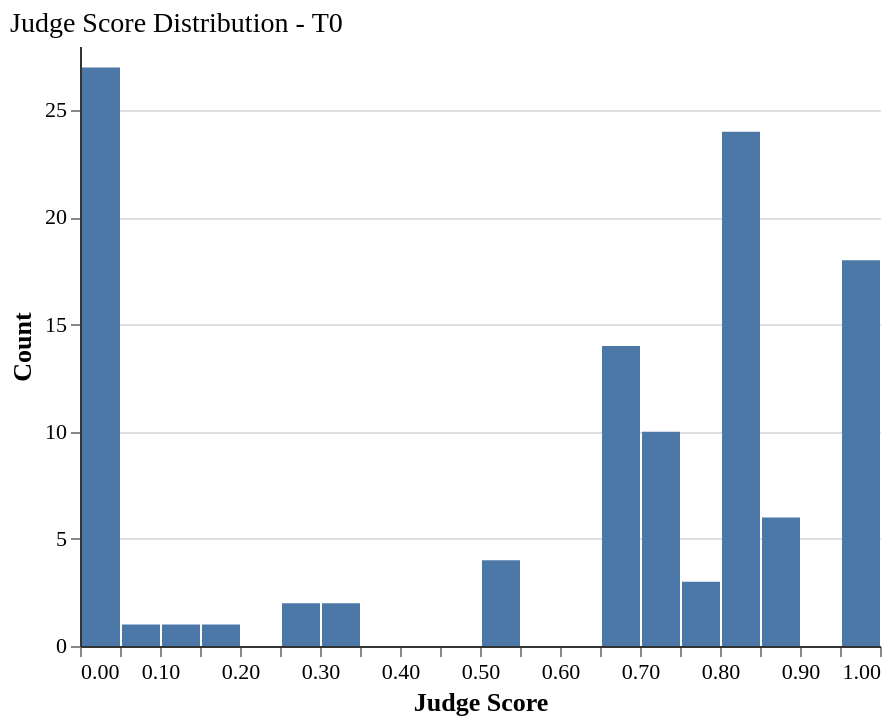

Specify this chart in Vega-Lite:
### Vega-Lite specification from a JSON file in a GitHub repository (floating-point values rounded to 4 significant figures)
{"config": {"font": "serif", "axis": {"labelFontSize": 11, "titleFontSize": 13, "gridColor": "#e0e0e0", "domainColor": "#333333"}, "legend": {"labelFontSize": 11, "titleFontSize": 12}, "title": {"fontSize": 14, "anchor": "start", "fontWeight": "normal"}, "view": {"stroke": null, "continuousWidth": 400, "continuousHeight": 300}, "mark": {"tooltip": true}}, "data": {"name": "data-956211d0942747915b490b90f7a5db3e"}, "mark": {"type": "bar"}, "encoding": {"x": {"bin": {"step": 0.05}, "field": "judge_score", "title": "Judge Score", "type": "quantitative"}, "y": {"aggregate": "count", "title": "Count", "type": "quantitative"}}, "height": 300, "title": "Judge Score Distribution - T0", "width": 400, "$schema": "https://vega.github.io/schema/vega-lite/v6.1.0.json", "datasets": {"data-956211d0942747915b490b90f7a5db3e": [{"tier": "T0", "judge_score": 0.89}, {"tier": "T0", "judge_score": 0.0}, {"tier": "T0", "judge_score": 0.828}, {"tier": "T0", "judge_score": 0.0}, {"tier": "T0", "judge_score": 1.0}, {"tier": "T0", "judge_score": 0.89}, {"tier": "T0", "judge_score": 0.83}, {"tier": "T0", "judge_score": 0.82}, {"tier": "T0", "judge_score": 0.0}, {"tier": "T0", "judge_score": 0.0}, {"tier": "T0", "judge_score": 0.0}, {"tier": "T0", "judge_score": 0.72}, {"tier": "T0", "judge_score": 0.0}, {"tier": "T0", "judge_score": 0.27}, {"tier": "T0", "judge_score": 0.0}, {"tier": "T0", "judge_score": 0.25}, {"tier": "T0", "judge_score": 0.77}, {"tier": "T0", "judge_score": 0.0}, {"tier": "T0", "judge_score": 0.0}, {"tier": "T0", "judge_score": 0.0}, {"tier": "T0", "judge_score": 0.0}, {"tier": "T0", "judge_score": 0.0}, {"tier": "T0", "judge_score": 0.0}, {"tier": "T0", "judge_score": 1.0}, {"tier": "T0", "judge_score": 0.0}, {"tier": "T0", "judge_score": 0.83}, {"tier": "T0", "judge_score": 1.0}, {"tier": "T0", "judge_score": 0.67}, {"tier": "T0", "judge_score": 0.0}, {"tier": "T0", "judge_score": 0.0}, {"tier": "T0", "judge_score": 0.0}, {"tier": "T0", "judge_score": 0.0}, {"tier": "T0", "judge_score": 0.33}, {"tier": "T0", "judge_score": 1.0}, {"tier": "T0", "judge_score": 0.0}, {"tier": "T0", "judge_score": 0.0}, {"tier": "T0", "judge_score": 0.67}, {"tier": "T0", "judge_score": 0.67}, {"tier": "T0", "judge_score": 0.833}, {"tier": "T0", "judge_score": 0.67}, {"tier": "T0", "judge_score": 0.83}, {"tier": "T0", "judge_score": 0.0}, {"tier": "T0", "judge_score": 0.83}, {"tier": "T0", "judge_score": 1.0}, {"tier": "T0", "judge_score": 0.833}, {"tier": "T0", "judge_score": 0.67}, {"tier": "T0", "judge_score": 0.67}, {"tier": "T0", "judge_score": 0.0}, {"tier": "T0", "judge_score": 0.67}, {"tier": "T0", "judge_score": 0.89}, {"tier": "T0", "judge_score": 0.67}, {"tier": "T0", "judge_score": 0.67}, {"tier": "T0", "judge_score": 1.0}, {"tier": "T0", "judge_score": 1.0}, {"tier": "T0", "judge_score": 0.83}, {"tier": "T0", "judge_score": 1.0}, {"tier": "T0", "judge_score": 0.833}, {"tier": "T0", "judge_score": 0.83}, {"tier": "T0", "judge_score": 1.0}, {"tier": "T0", "judge_score": 0.67}, {"tier": "T0", "judge_score": 0.83}, {"tier": "T0", "judge_score": 0.67}, {"tier": "T0", "judge_score": 0.33}, {"tier": "T0", "judge_score": 0.67}, {"tier": "T0", "judge_score": 0.83}, {"tier": "T0", "judge_score": 1.0}, {"tier": "T0", "judge_score": 0.83}, {"tier": "T0", "judge_score": 0.0}, {"tier": "T0", "judge_score": 1.0}, {"tier": "T0", "judge_score": 0.89}, {"tier": "T0", "judge_score": 0.67}, {"tier": "T0", "judge_score": 1.0}, {"tier": "T0", "judge_score": 0.89}, {"tier": "T0", "judge_score": 0.83}, {"tier": "T0", "judge_score": 0.83}, {"tier": "T0", "judge_score": 0.5}, {"tier": "T0", "judge_score": 0.833}, {"tier": "T0", "judge_score": 0.833}, {"tier": "T0", "judge_score": 1.0}, {"tier": "T0", "judge_score": 0.72}, {"tier": "T0", "judge_score": 0.833}, {"tier": "T0", "judge_score": 0.83}, {"tier": "T0", "judge_score": 1.0}, {"tier": "T0", "judge_score": 1.0}, {"tier": "T0", "judge_score": 0.0}, {"tier": "T0", "judge_score": 0.67}, {"tier": "T0", "judge_score": 0.0}, {"tier": "T0", "judge_score": 0.83}, {"tier": "T0", "judge_score": 0.0}, {"tier": "T0", "judge_score": 0.78}, {"tier": "T0", "judge_score": 1.0}, {"tier": "T0", "judge_score": 1.0}, {"tier": "T0", "judge_score": 1.0}, {"tier": "T0", "judge_score": 0.15}, {"tier": "T0", "judge_score": 0.52}, {"tier": "T0", "judge_score": 0.78}, {"tier": "T0", "judge_score": 0.12}, {"tier": "T0", "judge_score": 0.52}, {"tier": "T0", "judge_score": 0.0}, {"tier": "T0", "judge_score": 0.73}, {"tier": "T0", "judge_score": 0.72}, {"tier": "T0", "judge_score": 0.82}, {"tier": "T0", "judge_score": 0.72}, {"tier": "T0", "judge_score": 0.72}, {"tier": "T0", "judge_score": 0.72}, {"tier": "T0", "judge_score": 0.82}, {"tier": "T0", "judge_score": 0.72}, {"tier": "T0", "judge_score": 0.72}, {"tier": "T0", "judge_score": 0.85}, {"tier": "T0", "judge_score": 0.05}, {"tier": "T0", "judge_score": 0.71}, {"tier": "T0", "judge_score": 0.52}, {"tier": "T0", "judge_score": 0.82}]}}
